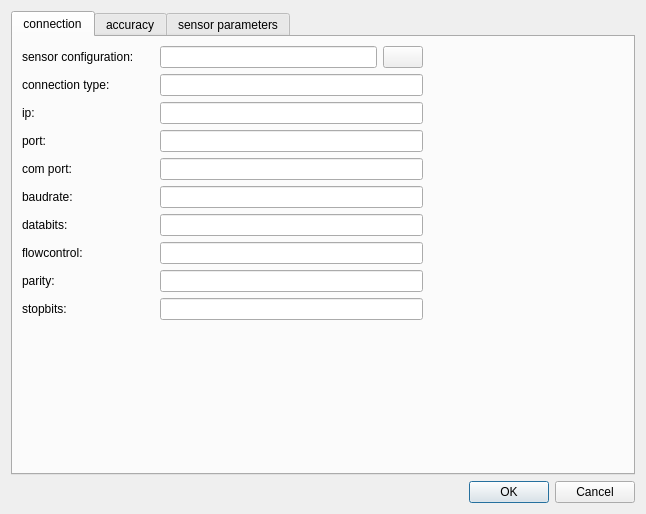
<?xml version="1.0" encoding="UTF-8"?>
<ui version="4.0">
 <class>StationPropertiesDialog</class>
 <widget class="QDialog" name="StationPropertiesDialog">
  <property name="geometry">
   <rect>
    <x>0</x>
    <y>0</y>
    <width>646</width>
    <height>514</height>
   </rect>
  </property>
  <property name="windowTitle">
   <string>station properties</string>
  </property>
  <property name="modal">
   <bool>true</bool>
  </property>
  <layout class="QGridLayout" name="gridLayout">
   <item row="0" column="0">
    <widget class="QTabWidget" name="tabWidget_stationProperties">
     <property name="currentIndex">
      <number>0</number>
     </property>
     <widget class="QWidget" name="tab_connection">
      <attribute name="title">
       <string>connection</string>
      </attribute>
      <layout class="QGridLayout" name="gridLayout_4">
       <item row="0" column="0">
        <layout class="QHBoxLayout" name="horizontalLayout_12" stretch="2,1">
         <item>
          <layout class="QVBoxLayout" name="verticalLayout_2" stretch="0,1">
           <item>
            <layout class="QVBoxLayout" name="verticalLayout">
             <item>
              <layout class="QHBoxLayout" name="horizontalLayout_2" stretch="1,2">
               <item>
                <widget class="QLabel" name="label_sensorConfig1">
                 <property name="text">
                  <string>sensor configuration:</string>
                 </property>
                </widget>
               </item>
               <item>
                <layout class="QHBoxLayout" name="horizontalLayout">
                 <item>
                  <widget class="QLineEdit" name="lineEdit_sensorConfig1">
                   <property name="readOnly">
                    <bool>true</bool>
                   </property>
                  </widget>
                 </item>
                 <item>
                  <widget class="QPushButton" name="pushButton_sensorConfig1">
                   <property name="text">
                    <string/>
                   </property>
                   <property name="icon">
                    <iconset resource="../../res/res.qrc">
                     <normaloff>:/icons/icons/toolbars/standard/Sensor Set.png</normaloff>:/icons/icons/toolbars/standard/Sensor Set.png</iconset>
                   </property>
                  </widget>
                 </item>
                </layout>
               </item>
              </layout>
             </item>
             <item>
              <layout class="QHBoxLayout" name="horizontalLayout_3" stretch="1,2">
               <item>
                <widget class="QLabel" name="label_connectionType">
                 <property name="text">
                  <string>connection type:</string>
                 </property>
                </widget>
               </item>
               <item>
                <widget class="QLineEdit" name="lineEdit_connectionType">
                 <property name="readOnly">
                  <bool>true</bool>
                 </property>
                </widget>
               </item>
              </layout>
             </item>
             <item>
              <layout class="QHBoxLayout" name="horizontalLayout_4" stretch="1,2">
               <item>
                <widget class="QLabel" name="label_ip">
                 <property name="text">
                  <string>ip:</string>
                 </property>
                </widget>
               </item>
               <item>
                <widget class="QLineEdit" name="lineEdit_ip">
                 <property name="readOnly">
                  <bool>true</bool>
                 </property>
                </widget>
               </item>
              </layout>
             </item>
             <item>
              <layout class="QHBoxLayout" name="horizontalLayout_5" stretch="1,2">
               <item>
                <widget class="QLabel" name="label_port">
                 <property name="text">
                  <string>port:</string>
                 </property>
                </widget>
               </item>
               <item>
                <widget class="QLineEdit" name="lineEdit_port">
                 <property name="readOnly">
                  <bool>true</bool>
                 </property>
                </widget>
               </item>
              </layout>
             </item>
             <item>
              <layout class="QHBoxLayout" name="horizontalLayout_6" stretch="1,2">
               <item>
                <widget class="QLabel" name="label_comPort">
                 <property name="text">
                  <string>com port:</string>
                 </property>
                </widget>
               </item>
               <item>
                <widget class="QLineEdit" name="lineEdit_comPort">
                 <property name="readOnly">
                  <bool>true</bool>
                 </property>
                </widget>
               </item>
              </layout>
             </item>
             <item>
              <layout class="QHBoxLayout" name="horizontalLayout_7" stretch="1,2">
               <item>
                <widget class="QLabel" name="label_baudrate">
                 <property name="text">
                  <string>baudrate:</string>
                 </property>
                </widget>
               </item>
               <item>
                <widget class="QLineEdit" name="lineEdit_baudrate">
                 <property name="readOnly">
                  <bool>true</bool>
                 </property>
                </widget>
               </item>
              </layout>
             </item>
             <item>
              <layout class="QHBoxLayout" name="horizontalLayout_8" stretch="1,2">
               <item>
                <widget class="QLabel" name="label_databits">
                 <property name="text">
                  <string>databits:</string>
                 </property>
                </widget>
               </item>
               <item>
                <widget class="QLineEdit" name="lineEdit_databits">
                 <property name="readOnly">
                  <bool>true</bool>
                 </property>
                </widget>
               </item>
              </layout>
             </item>
             <item>
              <layout class="QHBoxLayout" name="horizontalLayout_9" stretch="1,2">
               <item>
                <widget class="QLabel" name="label_flowcontrol">
                 <property name="text">
                  <string>flowcontrol:</string>
                 </property>
                </widget>
               </item>
               <item>
                <widget class="QLineEdit" name="lineEdit_flowcontrol">
                 <property name="readOnly">
                  <bool>true</bool>
                 </property>
                </widget>
               </item>
              </layout>
             </item>
             <item>
              <layout class="QHBoxLayout" name="horizontalLayout_10" stretch="1,2">
               <item>
                <widget class="QLabel" name="label_parity">
                 <property name="text">
                  <string>parity:</string>
                 </property>
                </widget>
               </item>
               <item>
                <widget class="QLineEdit" name="lineEdit_parity">
                 <property name="readOnly">
                  <bool>true</bool>
                 </property>
                </widget>
               </item>
              </layout>
             </item>
             <item>
              <layout class="QHBoxLayout" name="horizontalLayout_11" stretch="1,2">
               <item>
                <widget class="QLabel" name="label_stopbits">
                 <property name="text">
                  <string>stopbits:</string>
                 </property>
                </widget>
               </item>
               <item>
                <widget class="QLineEdit" name="lineEdit_stopbits">
                 <property name="readOnly">
                  <bool>true</bool>
                 </property>
                </widget>
               </item>
              </layout>
             </item>
            </layout>
           </item>
           <item>
            <spacer name="verticalSpacer">
             <property name="orientation">
              <enum>Qt::Vertical</enum>
             </property>
             <property name="sizeHint" stdset="0">
              <size>
               <width>20</width>
               <height>40</height>
              </size>
             </property>
            </spacer>
           </item>
          </layout>
         </item>
         <item>
          <spacer name="horizontalSpacer">
           <property name="orientation">
            <enum>Qt::Horizontal</enum>
           </property>
           <property name="sizeHint" stdset="0">
            <size>
             <width>40</width>
             <height>20</height>
            </size>
           </property>
          </spacer>
         </item>
        </layout>
       </item>
      </layout>
     </widget>
     <widget class="QWidget" name="tab_accuracy">
      <attribute name="title">
       <string>accuracy</string>
      </attribute>
      <layout class="QGridLayout" name="gridLayout_2">
       <item row="0" column="0">
        <widget class="QTableView" name="tableView_accuracy"/>
       </item>
      </layout>
     </widget>
     <widget class="QWidget" name="tab_sensorParameters">
      <attribute name="title">
       <string>sensor parameters</string>
      </attribute>
      <layout class="QGridLayout" name="gridLayout_3">
       <item row="0" column="0">
        <widget class="QTableView" name="tableView_sensorParameters"/>
       </item>
      </layout>
     </widget>
    </widget>
   </item>
   <item row="1" column="0">
    <widget class="QDialogButtonBox" name="buttonBox">
     <property name="standardButtons">
      <set>QDialogButtonBox::Cancel|QDialogButtonBox::Ok</set>
     </property>
    </widget>
   </item>
  </layout>
 </widget>
 <resources>
  <include location="../../res/res.qrc"/>
 </resources>
 <connections/>
</ui>
